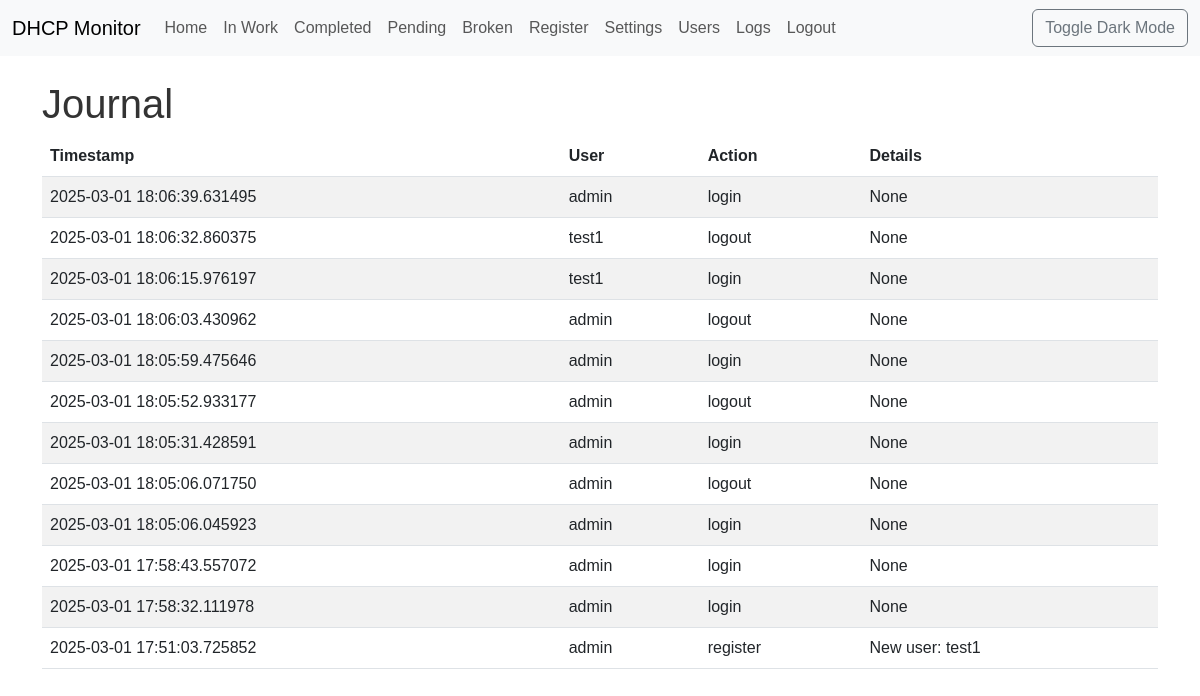
Page /logs (signed in) on the earlier database version.
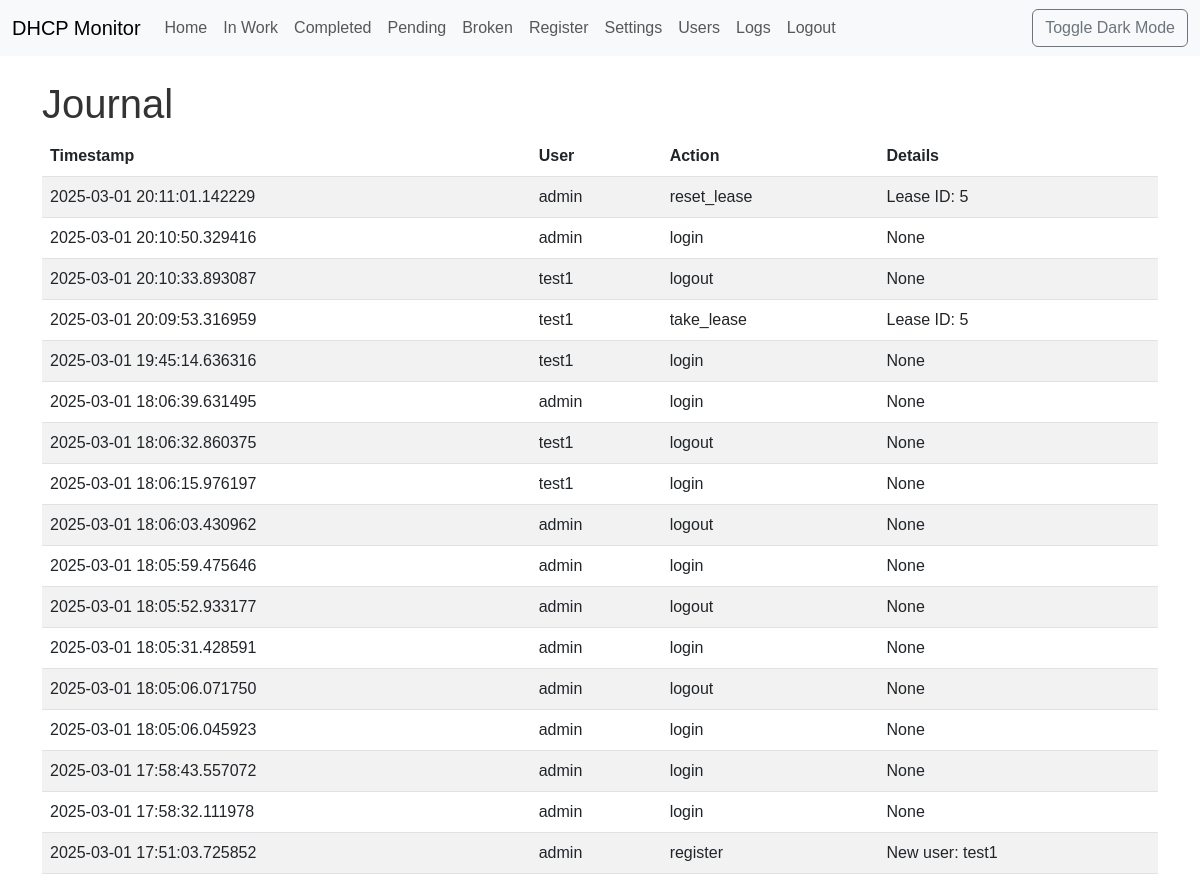
Same page on the later database version.
### app/models.py (models this page shows, shortened)
class Journal(db.Model):
    __tablename__ = 'journal'
    id = db.Column(db.Integer, primary_key=True)
    timestamp = db.Column(db.DateTime, index=True, default=datetime.utcnow)
    user_id = db.Column(db.Integer, db.ForeignKey('users.id'))
    action = db.Column(db.String(128))
    details = db.Column(db.Text)
    user = db.relationship('User', back_populates='journal_entries')

class User(UserMixin, db.Model):
    __tablename__ = 'users'
    id = db.Column(db.Integer, primary_key=True)
    username = db.Column(db.String(64), unique=True, index=True, nullable=False)
    password_hash = db.Column(db.String(128), nullable=False)
    role = db.Column(db.String(64), nullable=False, default='tester')  # 'admin', 'tester'
    first_name = db.Column(db.String(64))
    last_name = db.Column(db.String(64))
    last_seen = db.Column(db.DateTime, default=datetime.utcnow)
    leases = db.relationship('Lease', backref='taken_user', lazy='dynamic', foreign_keys='Lease.taken_by_id')
    groups = db.relationship('Group', secondary=user_groups, lazy='subquery',
                            backref=db.backref('users', lazy=True)) # Связь с группами
    journal_entries = db.relationship('Journal', back_populates='user', lazy='dynamic')

### app/journal.py (the view)
@journal_bp.route('/logs')
@login_required
def view_logs():
    if current_user.role != 'admin':
        flash('You do not have permission to access this page.', 'danger')
        return redirect(url_for('main.index'))
    logs = db.session.query(Journal).order_by(Journal.timestamp.desc()).all()  # Используем db.session.query
    return render_template('journal/logs.html', logs=logs)

### app/models.py (called while the page is built)
@login_manager.user_loader
def load_user(user_id):
    return User.query.get(int(user_id))

### app/templates/journal/logs.html
{% extends "base.html" %}
{% block content %}
    <h1>Journal</h1>
    <table class="table table-striped">
        <thead>
            <tr>
                <th>Timestamp</th>
                <th>User</th>
                <th>Action</th>
                <th>Details</th>
            </tr>
        </thead>
        <tbody>
            {% for entry in logs %}
                <tr>
                    <td>{{ entry.timestamp }}</td>
                    <td>{{ entry.user.username }}</td>
                    <td>{{ entry.action }}</td>
                    <td>{{ entry.details }}</td>
                </tr>
            {% endfor %}
        </tbody>
    </table>
{% endblock %}

### app/templates/base.html (shortened to what this page needs)
<!DOCTYPE html>
<html lang="en">
<head>
  <link href="https://cdn.jsdelivr.net/npm/bootstrap@5.3.0/dist/css/bootstrap.min.css" rel="stylesheet">
  <link rel="stylesheet" href="{{ url_for('static', filename='css/style.css') }}">
</head>
<body class="{{ 'dark-mode' if dark_mode else '' }}">
  <nav class="navbar navbar-expand-lg navbar-light bg-light">
    <div class="container-fluid">
      <a class="navbar-brand" href="{{ url_for('main.index') }}">DHCP Monitor</a>
      <div class="collapse navbar-collapse" id="navbarNav">
        <ul class="navbar-nav">
          <li class="nav-item">
            <a class="nav-link" href="{{ url_for('main.index') }}">Home</a>
          </li>
          <li class="nav-item">
            <a class="nav-link" href="{{ url_for('main.in_work') }}">In Work</a>
          </li>
          <li class="nav-item">
            <a class="nav-link" href="{{ url_for('main.completed') }}">Completed</a>
          </li>
          <li class="nav-item">
            <a class="nav-link" href="{{ url_for('main.pending') }}">Pending</a>
          </li>
          <li class="nav-item">
            <a class="nav-link" href="{{ url_for('main.broken') }}">Broken</a>
          </li>
          {% if current_user.is_authenticated %}
            {% if current_user.role == 'admin' %}
              <li class="nav-item">
                <a class="nav-link" href="{{ url_for('auth.register') }}">Register</a>
              </li>
            {% endif %}
            <li class="nav-item">
              <a class="nav-link" href="{{ url_for('main.settings') }}">Settings</a>
            </li>
            <li class="nav-item">
              <a class="nav-link" href="{{ url_for('users.user_list') }}">Users</a>
            </li>
            <li class="nav-item">
              <a class="nav-link" href="{{ url_for('journal.view_logs') }}">Logs</a>
            </li>
            <li class="nav-item">
              <a class="nav-link" href="{{ url_for('auth.logout') }}">Logout</a>
            </li>
          {% else %}
            <li class="nav-item">
              <a class="nav-link" href="{{ url_for('auth.login') }}">Login</a>
            </li>
          {% endif %}
        </ul>
        <ul class="navbar-nav ms-auto">
          <li class="nav-item">
            <button id="dark-mode-toggle" class="btn btn-outline-secondary">Toggle Dark Mode</button>
          </li>
        </ul>
      </div>
    </div>
  </nav>
  <div class="container mt-4">
    {% block content %}{% endblock %}
  </div>
</body>
</html>

### app/static/css/style.css (style rules this page uses)
body { font-family: sans-serif; transition: background-color 0.3s, color 0.3s; }
body { background-color: #fff; color: #333; }
.table-striped > tbody > tr:nth-of-type(odd) > * { --bs-table-accent-bg: var(--bs-table-striped-bg); }
table.table td { word-break: break-word; }

Differences in the rows shown:
added Journal: timestamp "2025-03-01 20:11:01.142229", user.username "admin", action "reset_lease", details "Lease ID: 5"
added Journal: timestamp "2025-03-01 20:10:50.329416", user.username "admin", action "login", details "None"
added Journal: timestamp "2025-03-01 20:10:33.893087", user.username "test1", action "logout", details "None"
added Journal: timestamp "2025-03-01 20:09:53.316959", user.username "test1", action "take_lease", details "Lease ID: 5"
added Journal: timestamp "2025-03-01 19:45:14.636316", user.username "test1", action "login", details "None"
